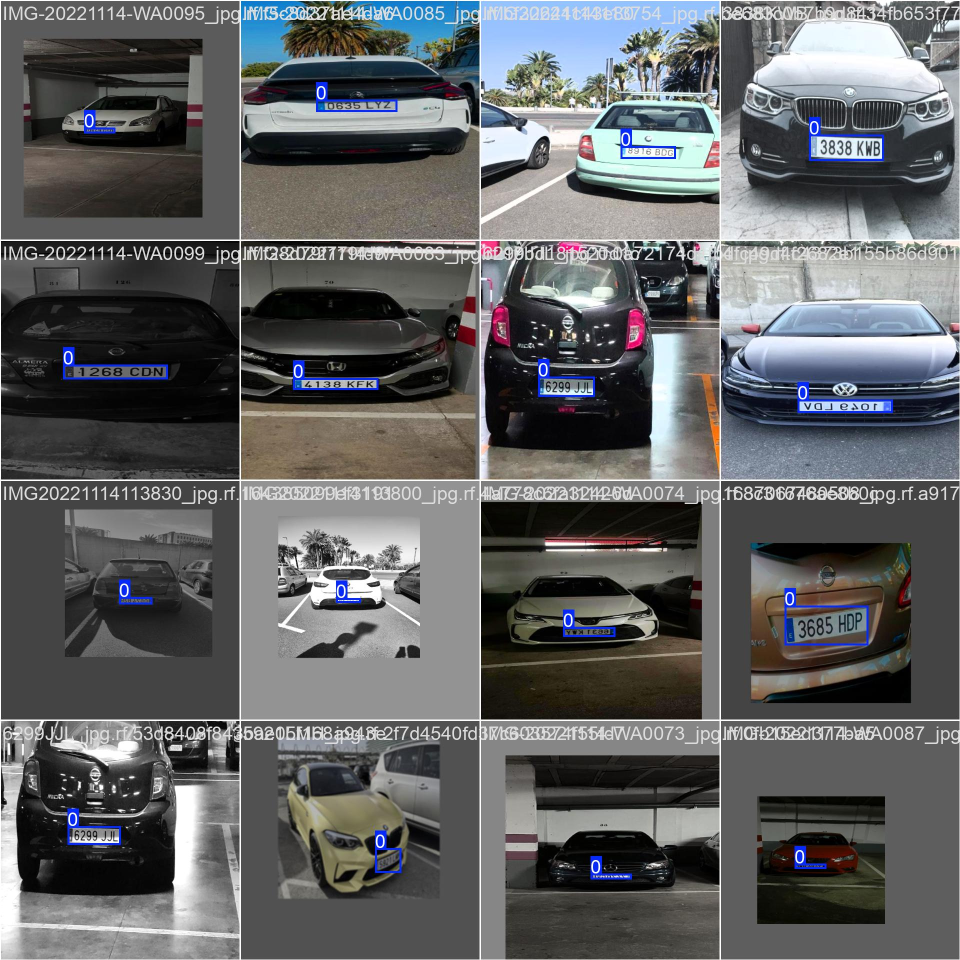
#> input picture localitzacio_segmentacio/modelentrenat20/train_batch120.jpg, 1920 x 1920 px, given in place of imagen4.jpg, which was not available (shown at 1/2 size)
$ jupyter execute --allow-errors proves_segmentacio.ipynb   (older library calls are emulated)   (text cells are left out)
#> lines starting #> are read from the running program, lines starting #| are printed output that depends on the picture; after the words box and inside, x2 and y2 are one past the last pixel; in counts of white or black regions, pixels touching at a corner belong together; pictures that were not available may be replaced by others from this repository, and a replacement may not be noted
[cell 1]
import cv2
import numpy as np
import matplotlib.pyplot as plt
import imutils
import argparse

[cell 2]
#llegir imatge i mostrar
base= "/Users/carlotacortes/Desktop/PSIV/fotosmatricukes" #directori charli
image = cv2.imread(f"{base}/imagen4.jpg")
#> image is the input picture: shape (1920, 1920, 3); mean B, G, R 99.7, 98.1, 96.6
#image = cv2.imread("lateral\PXL_20210921_095022850.jpg")
image_original = image.copy()
#convert to grayscale per després
grayimg = cv2.cvtColor(image, cv2.COLOR_BGR2GRAY)
plt.imshow(grayimg, cmap="gray")
plt.show()

[cell 3]
##definir un rectangular structuring element (kernel) with w=13, h=5.
##aquests numeros perque normalment una matricula es 3 vegades w del h.
rectKernel = cv2.getStructuringElement(cv2.MORPH_RECT, (13,5))
#find dark regions on a light blackground
blackhat = cv2.morphologyEx(grayimg, cv2.MORPH_BLACKHAT, rectKernel, iterations=5)
#find light regions on a dark background
#tophat = cv2.morphologyEx(grayimg, cv2.MORPH_TOPHAT, rectKernel, iterations=10)

plt.imshow(blackhat, cmap="gray")
#plt.imshow(tophat, cmap="gray")
plt.show()

[cell 4]
gradX = cv2.Sobel(blackhat, ddepth=cv2.CV_32F, dx=1,dy=0, ksize=-1)

gradX = np.absolute(gradX)
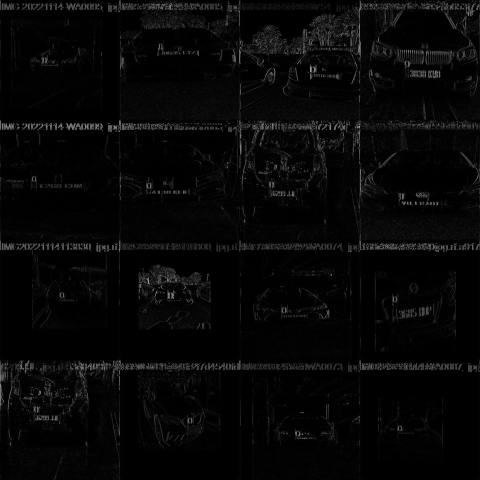
#> gradX: shape (1920, 1920) float32 (shown at 1/4 size); min 0, max 3975, mean 109.3; drawn with min black and max white
(minVal, maxVal) = (np.min(gradX), np.max(gradX))
#> minVal = 0; maxVal = 3975
gradX = (255 * ((gradX - minVal) / (maxVal - minVal))).astype("uint8")
thresh = cv2.threshold(gradX, 0, 255, cv2.THRESH_BINARY | cv2.THRESH_OTSU) [1]
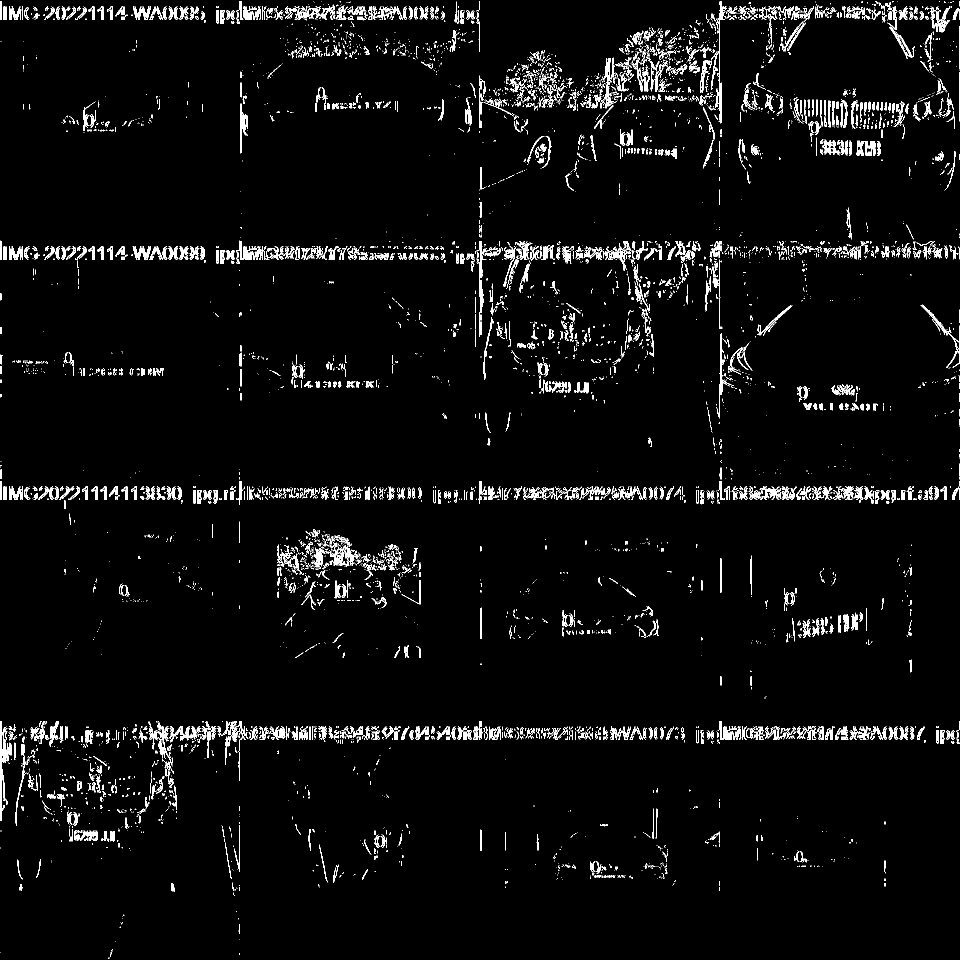
#> thresh: shape (1920, 1920) (shown at 1/2 size); 3.7% white in thin lines or dots
plt.imshow(thresh, cmap="gray")
plt.show()
thresh_original = thresh.copy()

[cell 5]
#blur
gradX = cv2.GaussianBlur(thresh_original, (5, 5), 0)
#close
thresh = cv2.threshold(gradX, 0, 255, cv2.THRESH_BINARY | cv2.THRESH_OTSU) [1]
#> thresh: shape (1920, 1920); 6% white; 2255 white regions (1086 under 20 px), largest, box (x1, y1, x2, y2) and area: (338, 1441, 516, 1561) 4202, (1263, 89, 1375, 184) 3209, (1517, 11, 1673, 103) 3185
squareKern = cv2.getStructuringElement(cv2.MORPH_RECT, (13, 1))
gradX = cv2.morphologyEx(thresh, cv2.MORPH_CLOSE, squareKern, iterations=10)
#> gradX: shape (1920, 1920); 20.1% white; 192 white regions (88 under 20 px), largest, box (x1, y1, x2, y2) and area: (0, 2, 1920, 390) 243276, (0, 481, 1920, 848) 159294, (0, 1441, 1920, 1684) 117528

plt.imshow(gradX, cmap="gray")
plt.show()

[cell 6]
squareKern = cv2.getStructuringElement(cv2.MORPH_RECT, (5, 5))
gradX = cv2.morphologyEx(gradX, cv2.MORPH_OPEN, squareKern, iterations=10)
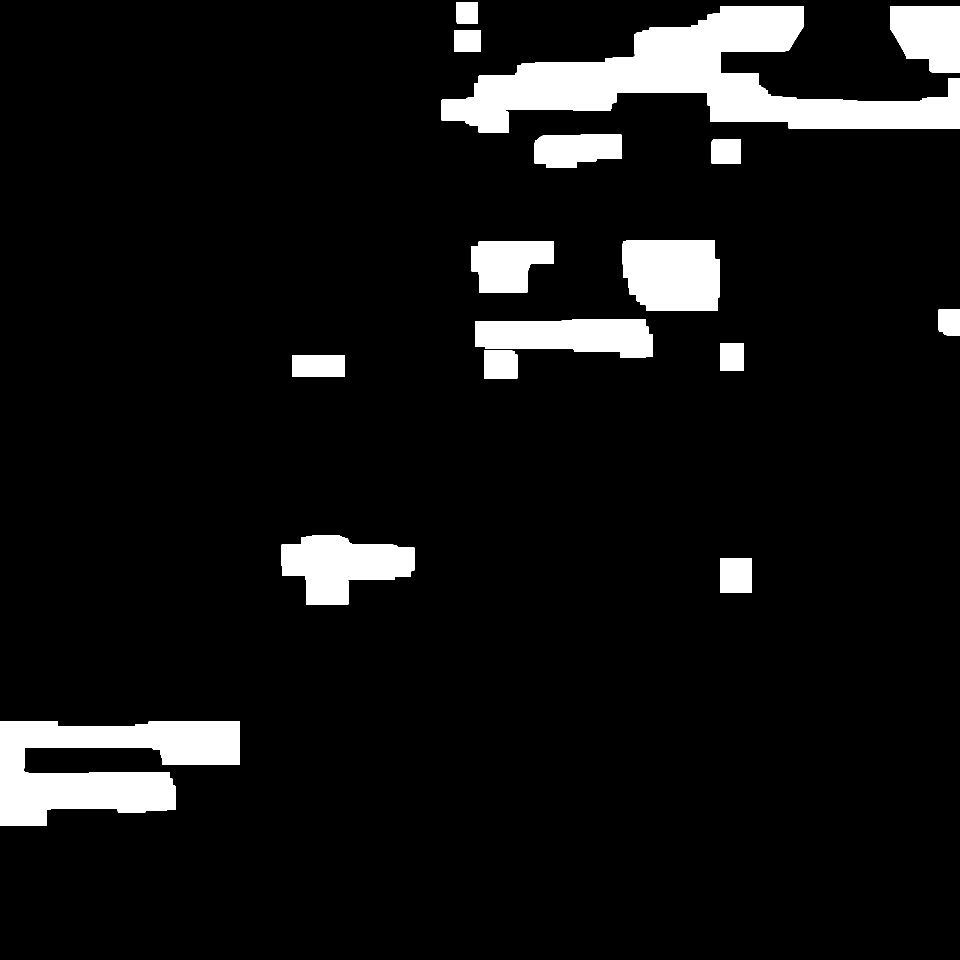
#> gradX: shape (1920, 1920) (shown at 1/2 size); 8.1% white; 17 white regions
plt.imshow(gradX, cmap="gray")
plt.show()

[cell 7]
contours, hierarchy = cv2.findContours(gradX, cv2.RETR_TREE, cv2.CHAIN_APPROX_SIMPLE)
#> contours = 17 contours; largest, box (x1, y1, x2, y2) and area: (883, 12, 1920, 265) 102548, (0, 1442, 480, 1651) 59586, (1245, 481, 1440, 622) 25006, (950, 638, 1306, 716) 21165, (563, 1070, 829, 1160) 19259

[cell 8]
img = cv2.drawContours(image, contours, -1, (255,0 , 0), 20)
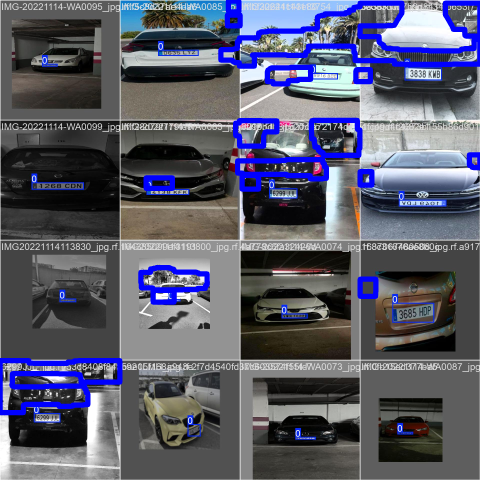
#> img: shape (1920, 1920, 3) (shown at 1/4 size); mean B, G, R 106.8, 91, 89.7
plt.imshow(img)

[cell 9]
# get the contour with the biggest area and the rectangle around it has a ratio similar of 5:1
max_area = 0
biggest_contour = None
for contour in contours:
    x, y, w, h = cv2.boundingRect(contour)
    area = cv2.contourArea(contour)
    if area > max_area and w / h > 2.0 and w / h < 5.0:
        max_area = area
        biggest_contour = contour
#> this loop made 17 passes
#> (x, y, w, h, area, max_area) on passes 1, 16: (0, 1442, 480, 209, 59585.5, 59585.5), (883, 12, 1037, 253, 102547.5, 102547.5)
#> after the loop, biggest_contour = contour of 228 points, box (x1, y1, x2, y2) (883, 12, 1920, 265), area 102548; max_area = 102547.5

# draw rectangle around the biggest contour
image = image_original.copy()
x, y, w, h = cv2.boundingRect(biggest_contour)
#> x = 883; y = 12; w = 1037; h = 253
cv2.rectangle(image, (x, y), (x+w, y+h), (255, 0, 0), 20)
# draw the biggest contour
cv2.drawContours(image, [biggest_contour], -1, (0, 255, 0), 20)
plt.imshow(image)

[cell 10]
epsilon = 0.02 * cv2.arcLength(biggest_contour, True)  # Adjust this value if needed
#> epsilon = 61.98
approx = cv2.approxPolyDP(biggest_contour, epsilon, True)
#> approx = contour of 9 points, box (x1, y1, x2, y2) (883, 12, 1920, 257), area 86461
cv2.drawContours(image, [approx], -1, (0, 0, 255), 20)
plt.imshow(image)

[cell 11]
# transform the original image using the rectangle coordinates
roi = image_original[y:y+h, x:x+w]
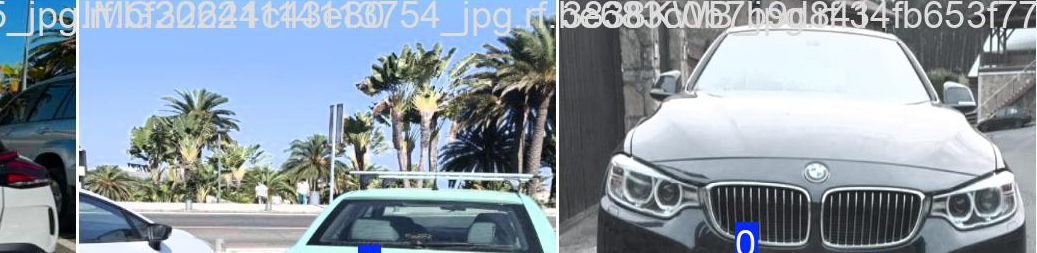
#> roi: shape (253, 1037, 3); mean B, G, R 165.2, 154.1, 141.5
plt.imshow(roi)

$ run again, on localitzacio_segmentacio/modelentrenat20/train_batch121.jpg
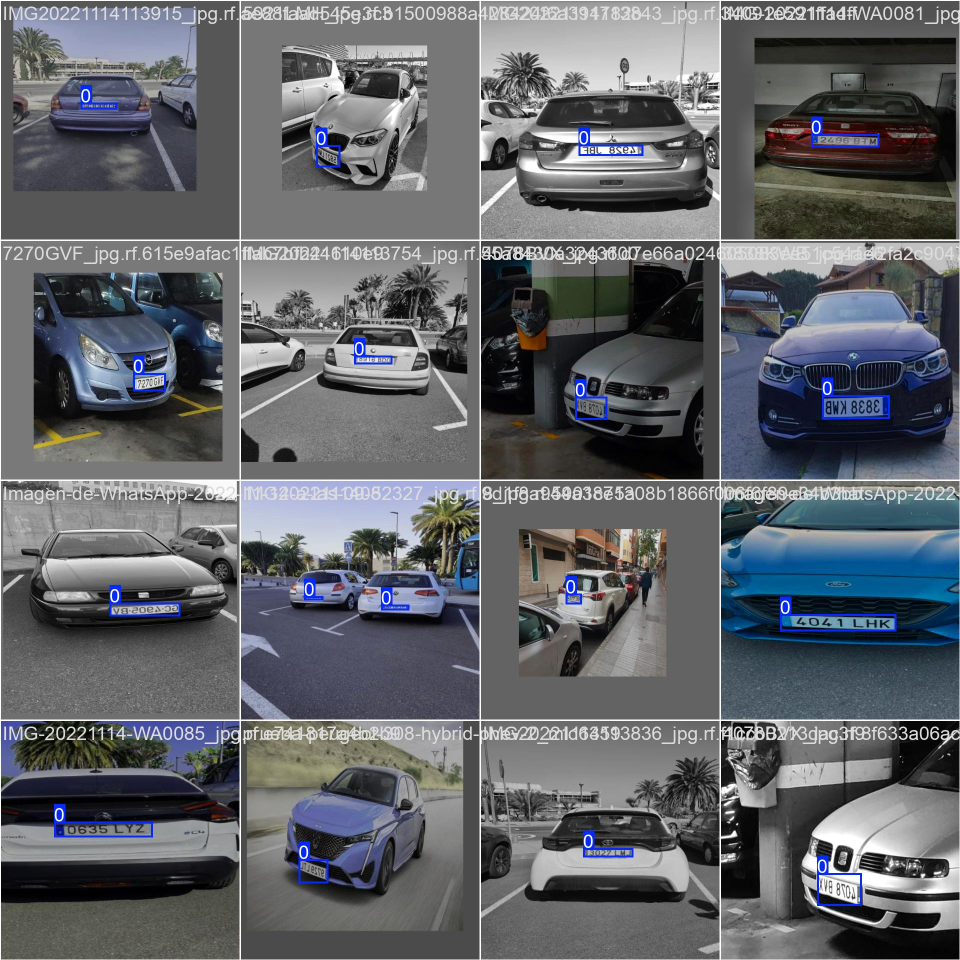
#> input picture localitzacio_segmentacio/modelentrenat20/train_batch121.jpg, 1920 x 1920 px, given in place of imagen4.jpg, which was not available (shown at 1/2 size)
#> image is the input picture: shape (1920, 1920, 3); mean B, G, R 104.9, 99.7, 96.8
#> minVal = 0; maxVal = 3944
#> `thresh = cv2.threshold(gradX, 0, 255, cv2.THRESH_BINARY | cv2.THRESH_O..`:
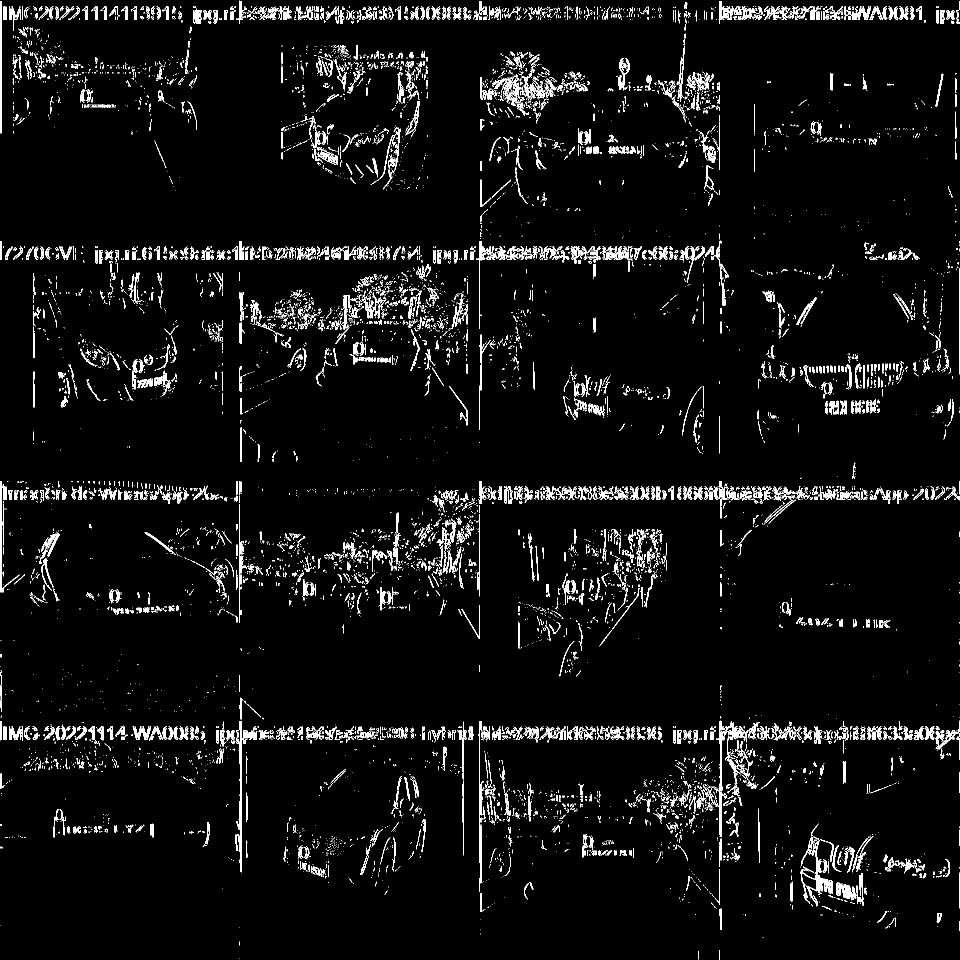
#> thresh: shape (1920, 1920) (shown at 1/2 size); 4.5% white in thin lines or dots
#> contours = 35 contours; largest, box (x1, y1, x2, y2) and area: (434, 1035, 1332, 1217) 80380, (425, 548, 1068, 805) 74971, (1295, 1443, 1787, 1812) 63452, (689, 1561, 1062, 1745) 39394, (66, 703, 342, 815) 20716
#> the loop `for contour in contours:` made 35 passes
#> (x, y, w, h, area, max_area) on passes 2, 10: (689, 1561, 373, 184, 39394.5, 39394.5), (434, 1035, 898, 182, 80380, 80380)
#> after the loop `for contour in contours:`: biggest_contour = contour of 103 points, box (x1, y1, x2, y2) (434, 1035, 1332, 1217), area 80380; max_area = 80380
#> `x, y, w, h = cv2.boundingRect(biggest_contour)`: x = 434; y = 1035; w = 898; h = 182
#> epsilon = 53.89
#> approx = [[434, 1166], [1227, 1132], [1129, 1210], [1293, 1214], [1241, 1148], [1331, 1086], [793, 1035]]
#> `roi = image_original[y:y+h, x:x+w]`:
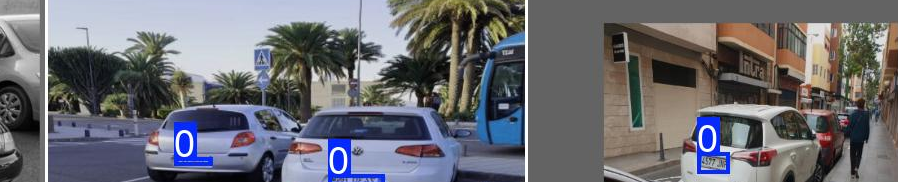
#> roi: shape (182, 898, 3); mean B, G, R 114.1, 107.8, 107.5

$ run again, on localitzacio_segmentacio/modelentrenat20/train_batch122.jpg
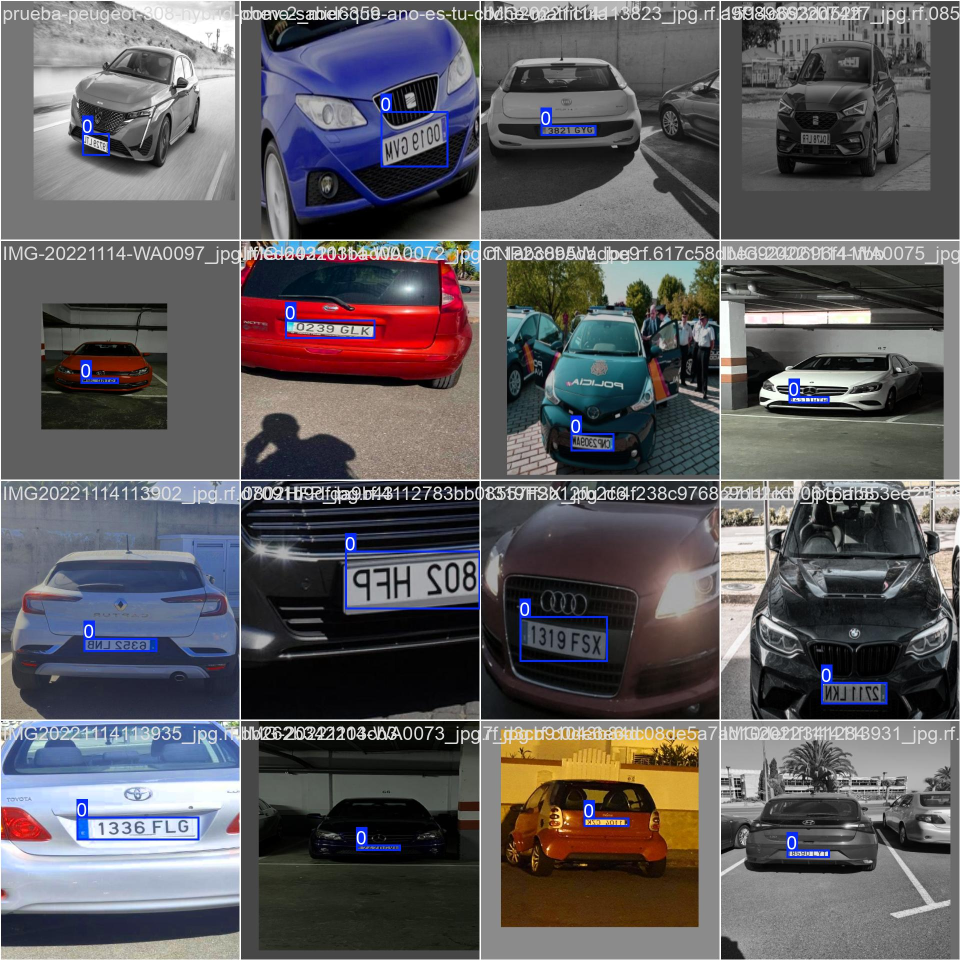
#> input picture localitzacio_segmentacio/modelentrenat20/train_batch122.jpg, 1920 x 1920 px, given in place of imagen4.jpg, which was not available (shown at 1/2 size)
#> image is the input picture: shape (1920, 1920, 3); mean B, G, R 94.7, 91.7, 94
#> minVal = 0; maxVal = 3920
#> `thresh = cv2.threshold(gradX, 0, 255, cv2.THRESH_BINARY | cv2.THRESH_O..`:
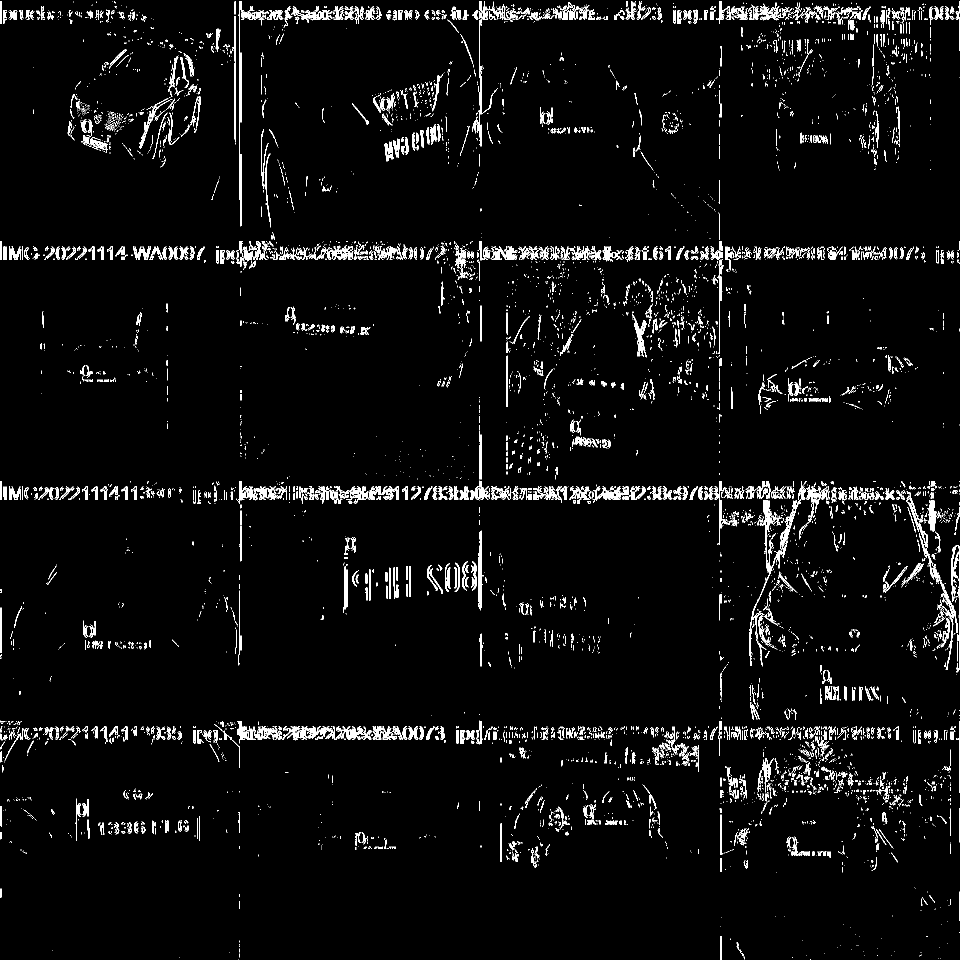
#> thresh: shape (1920, 1920) (shown at 1/2 size); 3.8% white in thin lines or dots
#> contours = 28 contours; largest, box (x1, y1, x2, y2) and area: (166, 57, 539, 453) 51866, (1772, 999, 1920, 1340) 25828, (793, 138, 999, 310) 23540, (1437, 962, 1687, 1103) 21916, (1251, 564, 1491, 701) 20264
#> the loop `for contour in contours:` made 28 passes
#> (x, y, w, h, area, max_area) on pass 4: (1455, 1516, 320, 90, 19637, 19637)
#> after the loop `for contour in contours:`: biggest_contour = contour of 53 points, box (x1, y1, x2, y2) (1455, 1516, 1775, 1606), area 19637; max_area = 19637
#> `x, y, w, h = cv2.boundingRect(biggest_contour)`: x = 1455; y = 1516; w = 320; h = 90
#> epsilon = 16.17
#> approx = [[1455, 1532], [1468, 1605], [1774, 1591], [1770, 1544], [1659, 1541], [1616, 1516]]
#> `roi = image_original[y:y+h, x:x+w]`:
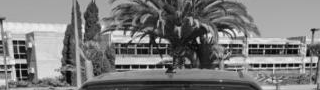
#> roi: shape (90, 320, 3); min 0, max 251, mean 122.7
